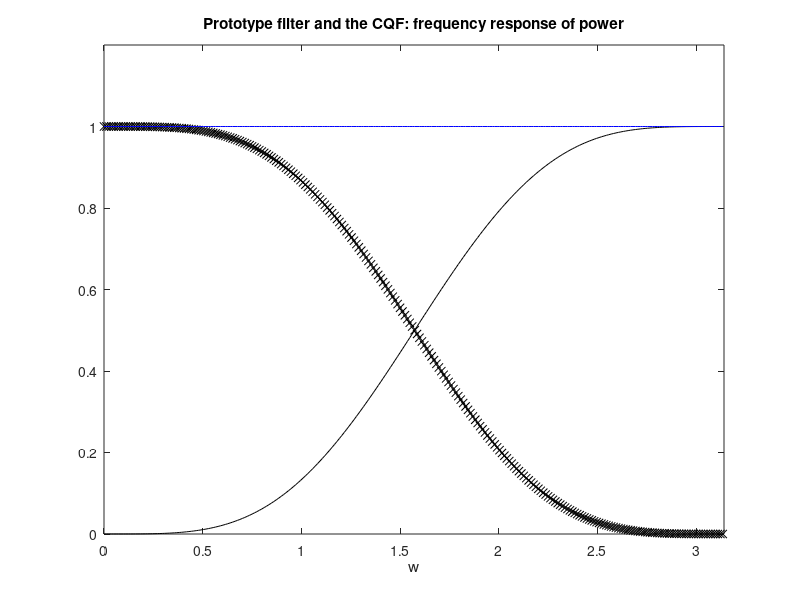

Reproduce this figure in MATLAB.
% Example of orthogonal filter bank
% H0 and H1 are power complementary
r=2-sqrt(3);
h0=conv([1 2 1],[r -1]); 
sc=4*(1-sqrt(3)); %scaling with sum(h0(i))
h0=(1/sc)*h0; %prototype filter H0
for n=1:4, h1(n)=((-1)^n)*h0(5-n); end; % the CQF H1

w=0:(2*pi/511):pi;
H0=abs(fft(h0,512)); %discrete Fourier transform
H1=abs(fft(h1,512)); % "  "  "
PH0=H0.*H0;
PH1=H1.*H1;
PHT=PH0+PH1;
plot(w,PH0(1:256),'kx'); hold on;
plot(w,PH1(1:256),'k');
plot(w,PHT(1:256),'b');
axis([0 pi 0 1.2]);
title('Prototype filter and the CQF: frequency response of power');
xlabel('w');
